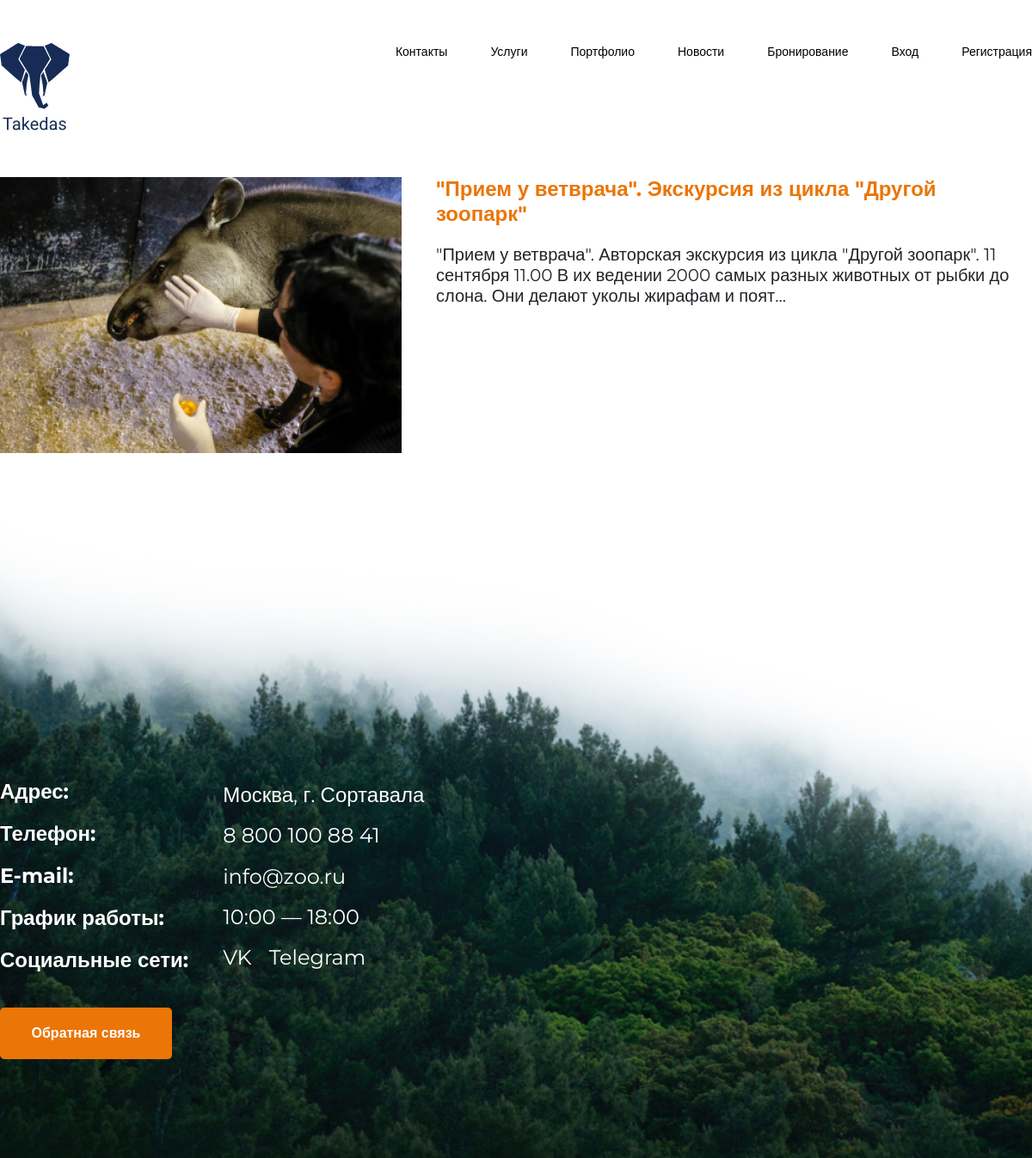
Screenshot of /verstka_il/main/news.php?ID_News=3 with the database file from the repository.
### tables this page shows
CREATE TABLE `news` (
  `ID_News` int(11) NOT NULL,
  `NameNews` varchar(100) NOT NULL,
  `DescriptionNews` varchar(500) NOT NULL,
  `ImageNews` varchar(300) NOT NULL
);

### verstka_il/main/Database.php (called while the page is built, shortened)
<?php
	class Database {
		private $host;
		private $port;
		private $db;
		private $db_usr;
		private $db_pwd;
		private $db_enc;
		public function __construct() {
			$conf = parse_ini_file("Database.ini");
			$this->host = $conf["host"];
			$this->port = $conf["port"];
			$this->db = $conf["db"];
			$this->db_usr = $conf["db_usr"];
			$this->db_pwd = $conf["db_pwd"];
			$this->db_enc = $conf["db_enc"];
		}
		private function getDb() {
			$this->conn = new PDO(
				"mysql:host=$this->host;
				port=$this->port;
				dbname=$this->db;
				charset=$this->db_enc",
				$this->db_usr,
				$this->db_pwd,
			);
			return $this->conn;
		}
		public function getRow($qry, $parm = array()) {
			$rslt = $this->getDb()->prepare($qry);
			$rslt->execute((array)$parm);
			return $rslt->fetch(PDO::FETCH_ASSOC);
			}
}

### verstka_il/main/news.php (the view, shortened to what this page needs)
<?php
require_once __DIR__ . '\Database.php';
$Database = new Database();
$qry = "SELECT * FROM news WHERE ID_News = :id";
$parm = array(
    "id" => $_GET["ID_News"],
);
$news = $Database->getRow($qry, $parm);
?>
<!DOCTYPE html>
<html lang="ru">
<head>
    <link rel="stylesheet" href="/css/bootstrap-reboot.min.css">
    <link rel="stylesheet" href="/css/allStyle.min.css">
    <link rel="stylesheet" href="/css/news.min.css">
</head>
<body>
    <header>
        <section class="header headerLight">
            <div class="container">
                <div class="header_wrapper headerLight_wrapper">
                    <a href="/main/index.php"><img src="/img/logo.svg" alt="#"></a>
                    <nav>
                        <ul>
                            <li><a href="index.php#footer">Контакты</a></li>
                            <li><a href="index.php#services">Услуги</a></li>
                            <li><a href="index.php#portfolio">Портфолио</a></li>
                            <li><a href="/main/allNews.php">Новости</a></li>
                            <li><a href="/main/bron.php">Бронирование</a></li>
                            <?php if (isset($_SESSION['user_name'])) : ?>
                                <li><?= $_SESSION['user_name'] ?></li>
                            <?php else : ?>
                                <li><a href="/main/login.php">Вход</a></li>
                                <li><a href="/main/registr.php">Регистрация</a></li>
                            <?php endif; ?>
                        </ul>
                    </nav>
                </div>
            </div>
        </section>
    </header>
    <main>
        <section class="news">
            <div class="container">
                <div class="news_inner">
                    <img src="<?= $news['ImageNews'] ?>" alt="#">
                    <div class="news_ceil">
                        <h1><?= $news['NameNews'] ?></h1>
                        <p><?= $news['DescriptionNews'] ?></p>
                    </div>
                </div>
            </div>
        </section>
    </main>
    <footer>
        <section class="footer">
            <div class="container">
                <div class="footer_wrapper">
                    <div class="footer_inner">
                        <div class="footer_inner_container">
                            <div class="footer_ceil_container">
                                <div class="footer_ceil">
                                    <h2>Адрес:</h2>
                                    <h2>Телефон:</h2>
                                    <h2>E-mail:</h2>
                                    <h2>График работы:</h2>
                                    <h2>Социальные сети:</h2>
                                </div>
                                <div class="footer_ceil">
                                    <p>Москва, г. Сортавала</p>
                                    <p>8 800 100 88 41</p>
                                    <p>info@zoo.ru</p>
                                    <p>10:00 — 18:00</p>
                                    <div class="footer_ceil_social">
                                        <a href="#">VK</a>
                                        <a href="#">Telegram</a>
                                    </div>
                                </div>
                            </div>
                            <button>Обратная связь</button>
                        </div>
                        <iframe src="https://www.google.com/maps/embed?pb=!1m18!1m12!1m3!1d192856.53527204753!2d37.5404269678391!3d55.58451875257459!2m3!1f0!2f0!3f0!3m2!1i1024!2i768!4f13.1!3m3!1m2!1s0x414ab7d527eb1ab9%3A0x3a74bcc492e68271!2sMini-zoo.ru!5e0!3m2!1sru!2sru!4v1662929795374!5m2!1sru!2sru" width="600" height="400" style="border:0;" allowfullscreen="" loading="lazy"></iframe>
                    </div>
                </div>
            </div>
        </section>
    </footer>
</body>
</html>

### rows the page displays
news: ImageNews (picture), NameNews "\"Прием у ветврача\". Экскурсия из цикла \"Другой зоопарк\"", DescriptionNews "\"Прием у ветврача\". Авторская экскурсия из цикла \"Другой зоопарк\". 11 сентября 11.00 В их ведении 2000 самых разных животных от рыбки до слона. Они делают уколы жирафам и поят..."
